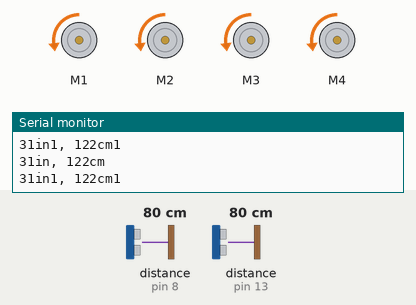
Recording of a sketch running on a simulated Arduino Uno, built with avr-gcc and run on an emulated ATmega328P. Shown: 4 × DC motor (green arrow = forward, orange = backward, longer = faster), the last lines printed to the serial monitor. Wiring (inferred from the names in the program): 2 × ultrasonic range finder: trigger pin 7, echo pin 8 / trigger pin 12, echo pin 13. The test bench sets the inputs (shaded band); at power-on: distance to the obstacle (sensors on pin 8, pin 13) 80 cm. The echo pulse lasts 58.3 µs per cm.

Above: at 1.2 s.
1.3 s: distance to the obstacle (sensor on pin 8) set to 15 cm
2.8 s: distance to the obstacle (sensor on pin 8) set to 12 cm
At 3.5 s:
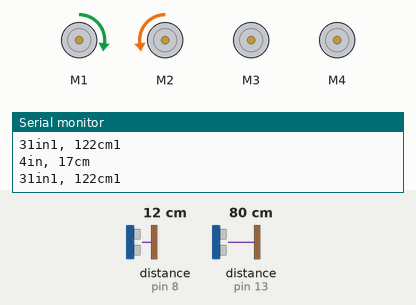
4.6 s: distance to the obstacle (sensor on pin 13) set to 15 cm
6.2 s: distance to the obstacle (sensor on pin 13) set to 12 cm
At 6.7 s:
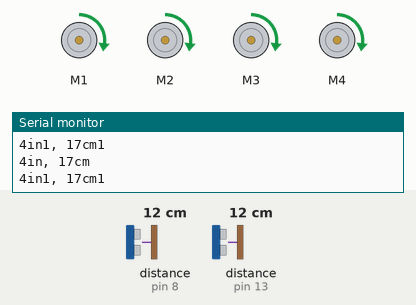
7.9 s: distance to the obstacle (sensor on pin 8) set to 250 cm
At 9.4 s:
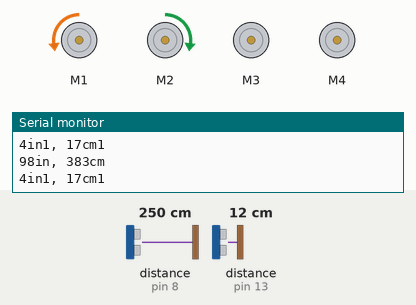
9.7 s: distance to the obstacle (sensor on pin 8) set to 2 cm
At 10.6 s:
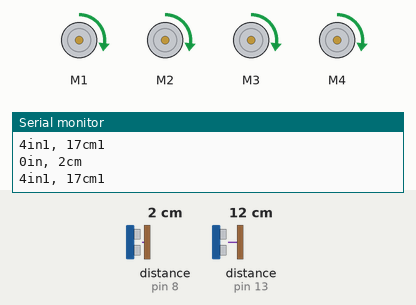
Timing chart, 0 to 12.4 s (numbered marks = the images above; inputs shaded):
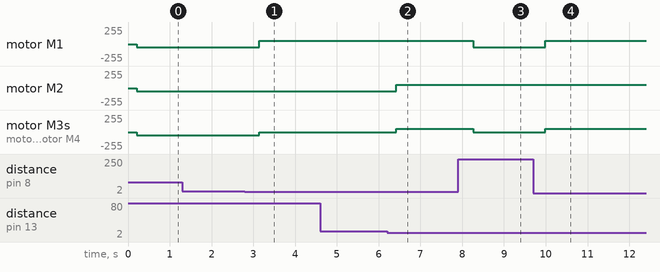

Measured:
- the behaviour switches between 14 and 13 cm on distance to the obstacle (sensor on pin 8) (found by bisection; images 0 and 1)
- the behaviour switches between 14 and 13 cm on distance to the obstacle (sensor on pin 13) (found by bisection; images 1 and 2)
- after the input at 2.8 s, motor M1: backward 50/255 → forward 50/255 after 0.34 s; motor M3, motor M4: backward 50/255 → stopped after 0.34 s
- after the input at 6.2 s, motor M2: backward 50/255 → forward 50/255 after 0.23 s; motor M3, motor M4: stopped → forward 50/255 after 0.23 s
- after the input at 7.9 s, motor M1: forward 50/255 → backward 50/255 after 0.37 s; motor M3, motor M4: forward 50/255 → stopped after 0.37 s
- after the input at 9.7 s, motor M1: backward 50/255 → forward 50/255 after 0.29 s; motor M3, motor M4: stopped → forward 50/255 after 0.29 s

The sketch:

_2.ino
```cpp
#include <Wire.h>
#include <Adafruit_MotorShield.h>
#include "utility/Adafruit_MS_PWMServoDriver.h"
Adafruit_MotorShield AFMS = Adafruit_MotorShield();
int sound = 250;
Adafruit_DCMotor *motor1 = AFMS.getMotor(1);
Adafruit_DCMotor *motor2 = AFMS.getMotor(2);
Adafruit_DCMotor *motor3 = AFMS.getMotor(3);
Adafruit_DCMotor *motor4 = AFMS.getMotor(4);
//#include <Servo.h> //communicates to program to refer to the Servo library in the Arduino files
//These servos control the movement of the robot
//Servo myservo; // create servo object named myservo to control a servo
//Servo myservo1; //create servo object named myservo1 to control a servo
//int pos = 0; // variable to store the servo position
//Sets the Arduino Digital Ports for the Ultrasonic Sensor
const int trigPin = 7; //sets output pin for ultrasonic sensor 1 to digital port 7
const int echoPin = 8; //sets    input pin for ultrasonic sensor 1 to digital port 7
const int trigPin1 = 12; //sets output pin for ultrasonic sensor 2 to digital port 7
const int echoPin1 = 13; //sets input pin for ultrasonic sensor 2 to digital port 7
void setup() {
  Serial.begin(9600); //establishes a communication rate and BAUD number'
  AFMS.begin();
  pinMode(trigPin, OUTPUT); //initializes the digital port 7 trigPin as an output port
  pinMode(trigPin1, OUTPUT); //initializes the digital port 12 trigPin1 as an output port
  pinMode(echoPin, INPUT); //initializes the digital port 8 recieverPin as an input port
  pinMode(echoPin1, INPUT); //initializes the digital port 13 recieverPin1 as an input port
  motor1->setSpeed(50);
  motor2->setSpeed(50);
  motor3->setSpeed(50);
  motor4->setSpeed(50);

  motor1->run(RELEASE);
  motor2->run(RELEASE);
  motor3->run(RELEASE);
  motor4->run(RELEASE);


}
void loop()
{
  long duration, inches, cm; //establishes three objects that can hold large numbers called duration, inches, and cm
  long duration1, inches1, cm1; //establishes three objects that can hold large numbers called duration1, inches1, and cm1
  //Triggers the first ultrasonic sensor to gather distances
  digitalWrite(trigPin, LOW); //turns on the output to a low power (not as many ultrasonic waves)
  delayMicroseconds(2); //waits for two milliseconds
  digitalWrite(trigPin, HIGH); //moves the output ultrasonic to high power
  delayMicroseconds(2); //waits five milliseconds
  digitalWrite(trigPin, LOW); //drops ultrasonic output back to low
  duration = pulseIn(echoPin, HIGH); //turns the input on ultrasonic sensor 1 to high so it can recieve the ultrasonic
  //waves that were emitted and sets duration to this time value
  // convert the time from the first ultrasonic sensor into a distance
  inches = microsecondsToInches(duration); //sets the inches object to the value of the duration converted to inches
  cm = microsecondsToCentimeters(duration); //sets the cm object to the value of the duration converted to centimeters

  //Triggers the second ultrasonic sensor to gather distances
  digitalWrite(trigPin1, LOW); //turns on the output to a low power (not as many ultrasonic waves)
  delayMicroseconds(2); //waits for two milliseconds
  digitalWrite(trigPin1, HIGH); //moves the output ultrasonic to high power
  delayMicroseconds(5); //waits five milliseconds
  digitalWrite(trigPin1, LOW); //drops ultrasonic output back to low
  duration1 = pulseIn(echoPin1, HIGH); //turns the input on ultrasonic sensor 2 on to high so it can recieve the ultrasonic
  //waves that were emitted and sets duration1 to this time value**

  // convert the time from the second ultrasonic sensor into a distance
  inches1 = microsecondsToInches(duration1); //sets the inches1 object to the value of the duration converted to inches
  cm1 = microsecondsToCentimeters(duration1); //sets the cm1 object to the value of the duration converted to centimeters
  //Serial Moniter Control
  Serial.print(inches); //prints the number of inches read by the first ultrasonic sensor
  Serial.print("in, "); //prints "in" after the number of inches to give a measurement to the value
  Serial.print(cm); //prints the number of centimeters read by the first ultrasonic sensor
  Serial.print("cm"); //prints "cm" after the number of centimeters to give a measurement to the value
  Serial.println(); //goes to next line in serial moniter

  Serial.print(inches1); //prints the number of inches read by the second ultrasonic sensor
  Serial.print("in1, "); //prints "in" after the number of inches to give a measurement to the value
  Serial.print(cm1); //prints the number of centimeters read by the second ultrasonic sensor
  Serial.print("cm1"); //prints "cm" after the number of centimeters to give a measurement to the value
  Serial.println(); //goes to next line in serial moniter

  delay(200); //waits 200 milliseconds before continuing
  //Robot Control Code based on distance read from ultrasonic sensors
  //Motors operate on a range of 0 to 200 where 90 is braking
  if (cm1 > 20 && cm > 20) //if both sensors read more than 20 cm, brake both motors
  {
    motor1->run(BACKWARD);
    motor2->run(BACKWARD);
    motor3->run(BACKWARD);
    motor4->run(BACKWARD);
  }
  if (cm1 < 20 && cm < 20) //if both sensors read less than 100 cm, go forward
  {
    motor1->run(FORWARD);
    motor2->run(FORWARD);
    motor3->run(FORWARD);
    motor4->run(FORWARD);
  }
  if (cm<20 & cm1>20) //if only something is in front of the left ultrasonic sensor, turn left
  {
    motor1->run(FORWARD);
    motor2->run(BACKWARD);
    motor3->run(RELEASE);
    motor4->run(RELEASE);
  }
  if (cm > 20 & cm1 < 20) //if only something is in front of the right ultrasonic sensor, turn right
  {
    motor1->run(BACKWARD);
    motor2->run(FORWARD);
    motor3->run(RELEASE);
    motor4->run(RELEASE);
  }
}
long microsecondsToInches(long microseconds) //store value for microseconds converted to inches
{
  // According to Parallax's datasheet for the PING))), there are
  // 73.746 microseconds per inch (i.e. sound travels at 1130 feet per
  // second). This gives the distance travelled by the ping, outbound
  // and return, so we divide by 2 to get the distance of the obstacle.
  // See: http://www.parallax.com/dl/docs/prod/acc/28015-PING-v1.3.pdf
  return microseconds / 74 / 2; //divide microseconds to get inches
}
long microsecondsToCentimeters(long microseconds) //store value for microseconds converted to centimeters
{
  // The speed of sound is 340 m/s or 29 microseconds per centimeter.
  // The ping travels out and back, so to find the distance of the
  // object we take half of the distance travelled.
  return microseconds /19 / 2; //divide microseconds to get centimeters
}
```
